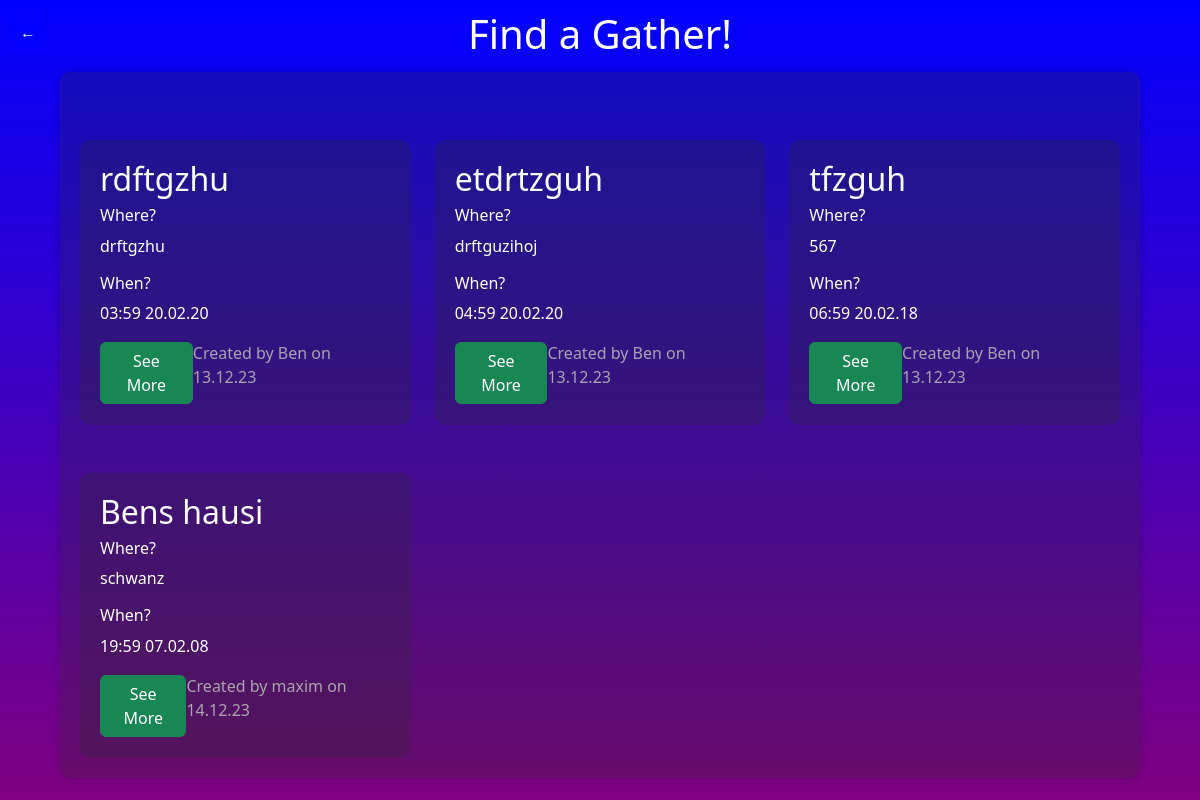
Screenshot of /anzeigen with the database file from the repository.
### website/models.py (models this page shows)
class Gather(db.Model, UserMixin):
    id = db.Column(db.Integer, primary_key = True)
    name = db.Column(db.String(150))
    description = db.Column(db.String(1000))
    location = db.Column(db.String(1000))
    Date = db.Column(db.Date)
    Time = db.Column(db.Time)
    createdAt = db.Column(db.DateTime(),default=datetime.utcnow)
    user_id = db.Column(db.Integer, db.ForeignKey('user.id'))
    Host = db.Column(db.String(20))
    users = db.relationship('User', secondary=user_gather_association, back_populates='Gathers')
    markers = db.relationship('Marker', back_populates='gather')

### website/gather.py (the view)
@gather.route("/anzeigen", methods=['GET', 'POST'])
def start_page():
    Gathers = Gather.query.order_by(Gather.id).all()
    return render_template('gather_find.html', Gathers=Gathers)

### website/templates/gather_find.html (shortened to what this page needs)
<!DOCTYPE html>
<html lang="en">
<head>
    <link href="https://cdn.jsdelivr.net/npm/bootstrap@5.3.2/dist/css/bootstrap.min.css" rel="stylesheet">
</head>
<body>
    <a href="/explore" class="btn btn-primary back-button">&#8592;</a>
    <header>
        <h1>Find a Gather!</h1>
    </header>
    <div class="container">
        {% for Gather in Gathers %}
            {% if loop.index % 3 == 1 %}
                <div class="row mt-5">
            {% endif %}
            <div class="col-md-4">
                <div class="gather-info-container" style="background-color: rgba(43, 43, 43, 0.264); padding: 20px; border-radius: 10px;">
                    <div class="info-subcontainer">
                        <h2>{{ Gather.name }}</h2>
                    </div>
                    <div class="info-subcontainer">
                        <h6>Where?</h6>
                        <p>{{ Gather.location }}</p>
                    </div>
                    <div class="info-subcontainer">
                        <h6>When?</h6>
                        <p>{{ Gather.Time.strftime('%H:%M') }} {{ Gather.Date.strftime('%d.%m.%y') }}</p>
                    </div>
                    <div style="display: flex; justify-content: space-between; align-items: center;">
                        <form action="/extendedGather" method="POST">
                            <button type="submit" class="btn btn-success">See More</button>
                        </form>
                        <div>
                            <p><span class="msg-date">Created by {{ Gather.Host }} on {{Gather.createdAt.strftime('%d.%m.%y')}}</span> </p>
                        </div>
                    </div>
                </div>
            </div>
            {% if loop.index % 3 == 0 or loop.last %}
                </div>
            {% endif %}
        {% endfor %}
    </div>
</body>
</html>

### website/templates/gather_find.html (style rules this page uses)
body { margin: 0; font-family: 'Segoe UI', Tahoma, Geneva, Verdana, sans-serif; color: #ffffff; display: flex; flex-direction: column; min-height: 100vh; background: linear-gradient(blue, purple); }
.container { background-color: rgba(43, 43, 43, 0.264); border-radius: 10px; padding: 20px; box-shadow: 0 0 10px rgba(0, 0, 0, 0.2); max-width: 90%; margin: auto; margin-top: 6%; }
.back-button { position: absolute; top: 10px; left: 10px; color: white; background: rgba(0, 0, 255, 0.5); border: none; padding: 10px; border-radius: 5px; z-index: 400; }
header { position: fixed; width: 100%; background-color: rgba(0, 0, 0, 0.0); color: white; text-align: center; padding: 10px 0; z-index: 10; }
.msg-date { color: rgba(187, 185, 185, 0.861) }

### rows the page displays
Gather: name "rdftgzhu", location "drftgzhu", Time "03:59", Date "20.02.20", Host "Ben", createdAt "13.12.23"
Gather: name "etdrtzguh", location "drftguzihoj", Time "04:59", Date "20.02.20", Host "Ben", createdAt "13.12.23"
Gather: name "tfzguh", location "567", Time "06:59", Date "20.02.18", Host "Ben", createdAt "13.12.23"
Gather: name "Bens hausi", location "schwanz", Time "19:59", Date "07.02.08", Host "maxim", createdAt "14.12.23"
